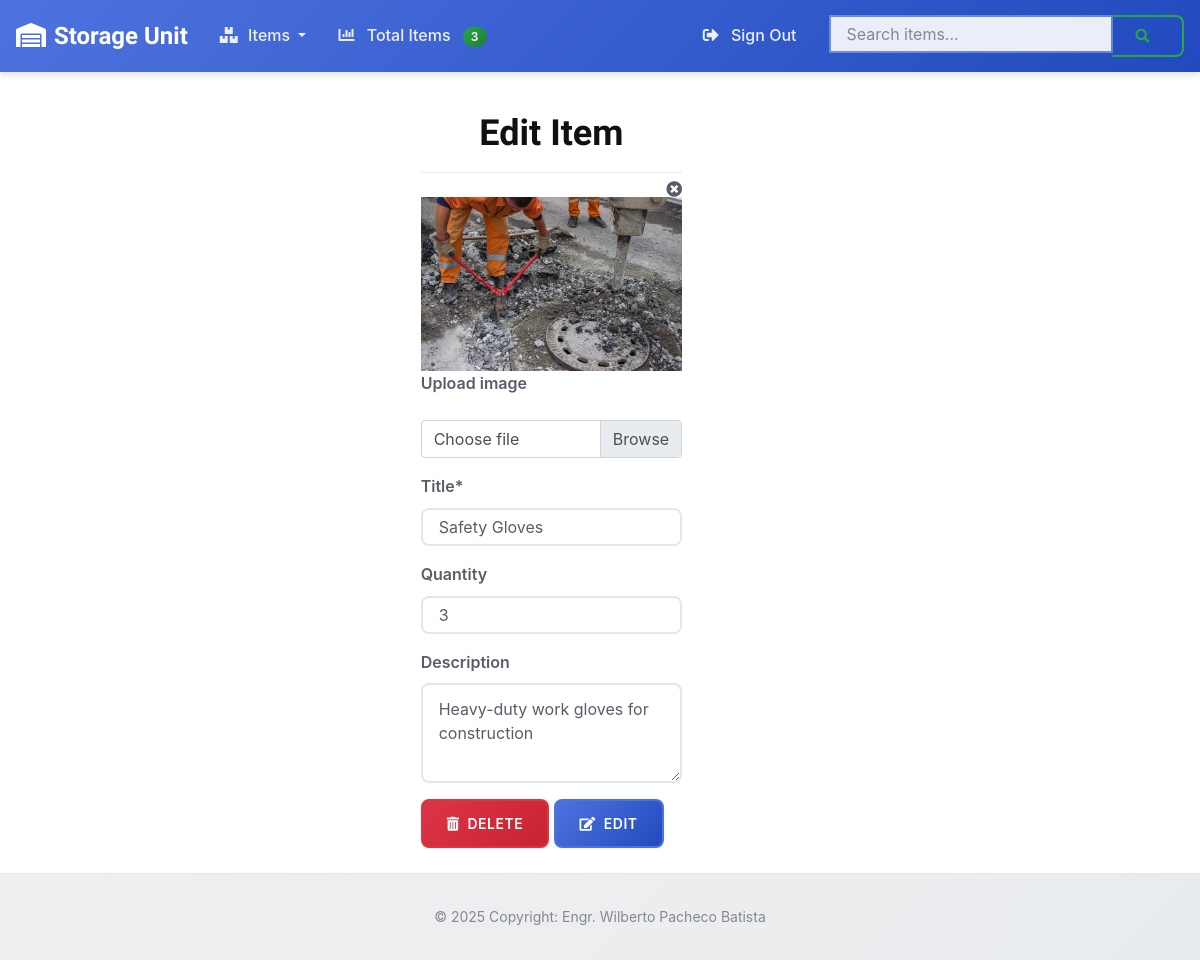
The page /index.php?script=editItem&id=3 (signed in) on the database its author committed.
### tables this page shows
CREATE TABLE items (
    id INT AUTO_INCREMENT PRIMARY KEY,
    title VARCHAR(255) NOT NULL,
    description TEXT,
    qty INT DEFAULT 1,
    user_id INT NOT NULL,
    category_id INT NULL,
    location_id INT NULL,
    img VARCHAR(255),
    created_at TIMESTAMP DEFAULT CURRENT_TIMESTAMP,
    updated_at TIMESTAMP DEFAULT CURRENT_TIMESTAMP ON UPDATE CURRENT_TIMESTAMP,
    FOREIGN KEY (user_id) REFERENCES users(id) ON DELETE CASCADE,
    FOREIGN KEY (category_id) REFERENCES categories(id) ON DELETE SET NULL,
    FOREIGN KEY (location_id) REFERENCES locations(id) ON DELETE SET NULL,
    INDEX idx_user_id (user_id),
    INDEX idx_title (title),
    INDEX idx_category_id (category_id),
    INDEX idx_location_id (location_id)
);

### app/Controllers/ItemController.php (called while the page is built, shortened)
<?php
class ItemController
{
    public function getItemById($itemId, $conn)
    {
        try {
            $connection = $conn->getConnection();
            $sql = "SELECT * FROM items WHERE id = :id";
            $stmt = $connection->prepare($sql);
            $stmt->bindParam(':id', $itemId);
            $stmt->execute();
            $item = $stmt->fetch();
            return $item ? [$item] : [];
        } catch (\Exception $e) {
            return [];
        }
    }
}

### resources/views/items/editItem.php (the view, shortened to what this page needs)
<div class="container mt-3 mb-3">
    <div class="row">
        <?php
if (isset($_GET['id'])):
    $item_id = $_GET['id'];
    $controller = new \StorageUnit\Controllers\ItemController;
    $conn = new \StorageUnit\Database\Connection;
    $item = $controller->getItemById($item_id, $conn);
    ?>
        <div class="col-md-3 offset-md-4">
        <h1 class="text-center" style="color: #111; font-family: 'Rancho', serif; font-weight: bolder;">Edit Item</h1>
        <div class="dropdown-divider"></div>
            <form method="post" enctype="multipart/form-data" action="<?=$_SERVER['PHP_SELF']?>?script=editItem&id=<?=$item[0]['id']?>">
                <?php
    if (isset($item[0]['img'])):
    ?>
    <div style="position: relative;" class="image-del-container">
                <i class="fas fa-times-circle float-right delete_img" title="Delete image"></i>
                <img src="/uploads/<?=$item[0]['img']?>" class="img-fluid edit_img" alt="<?=$item[0]['title']?>" />
    </div>
                <?php
endif;
?>
                <div class="form-group">
                    <label for="description">Upload image</label>
                </div>
                <div class="input-group mb-3">
                    <div class="custom-file">
                        <label style="overflow: hidden;" class="custom-file-label" for="inputGroupFile03">Choose file</label>
                    </div>
                </div>
                <div class="form-group">
                    <label for="title">Title*</label>
                    <input type="text" class="form-control" name="title" id="title" value="<?=$item[0]['title']?>" />
                </div>
                <div class="form-group">
                    <label for="qty">Quantity</label>
                    <input type="number" class="form-control" name="qty" id="qty" value="<?=$item[0]['qty']?>" />
                </div>
                <div class="form-group">
                    <label for="description">Description</label>
                    <textarea class="form-control" name="description" id="description" rows="3"><?=$item[0]['description']?></textarea>
                </div>
                <button class="btn btn-danger" type="submit" name="btn_delete">
                <i class="fas fa-trash-alt"></i>
                Delete
                </button>
                <button class="btn btn-primary" type="submit" name="btn_submit">
                <i class="fas fa-edit"></i>
                Edit
                </button>
            </form>
        </div>
        <?php
endif;
?>
    </div>
</div>

### public/css/style.css (style rules this page uses)
:root { --primary-color: #4e73df; --primary-dark: #224abe; --primary-darker: #1e3a8a; --primary-light: #6c7ce7; --success-color: #28a745; --success-dark: #1e7e34; --success-darker: #155724; --danger-color: #dc3545; --danger-dark: #c82333; --danger-darker: #bd2130; --warning-color: #ffc107; --warning-dark: #e0a800; --info-color: #17a2b8; --info-dark: #138496; --light-color: #f8f9fc; --dark-color: #5a5c69; --muted-color: #858796; --border-color: #e3e6f0; --bg-primary: #ffffff; --bg-secondary: #f8f9fc; --bg-tertiary: #efefef; --bg-overlay: rgba(255, 255, 255, 0.5); --font-primary: 'Inter', -apple-system, BlinkMacSystemFont, 'Segoe UI', Roboto, sans-serif; --font-display: 'Rancho', serif; --font-mono: 'Fira Code', 'Monaco', 'Consolas', monospace; --text-xs: 0.75rem; --text-sm: 0.875rem; --text-base: 1rem; --text-lg: 1.125rem; --text-xl: 1.25rem; --text-2xl: 1.5rem; --text-3xl: 1.875rem; --text-4xl: 2.25rem; --text-5xl: 3rem; --space-1: 0.25rem; --space-2: 0.5rem; --space-3: 0.75rem; --space-4: 1rem; --space-5: 1.25rem; --space-6: 1.5rem; --space-8: 2rem; --space-10: 2.5rem; --space-12: 3rem; --space-16: 4rem; --space-20: 5rem; --radius-sm: 0.25rem; --radius-md: 0.375rem; --radius-lg: 0.5rem; --radius-xl: 0.75rem; --radius-2xl: 1rem; --radius-full: 9999px; --shadow-sm: 0 1px 2px rgba(0, 0, 0, 0.05); --shadow-md: 0 4px 6px rgba(0, 0, 0, 0.1); --shadow-lg: 0 10px 15px rgba(0, 0, 0, 0.1); --shadow-xl: 0 20px 25px rgba(0, 0, 0, 0.1); --shadow-2xl: 0 25px 50px rgba(0, 0, 0, 0.25); --transition-fast: 0.15s ease; --transition-normal: 0.3s ease; --transition-slow: 0.5s ease; --z-dropdown: 1000; --z-sticky: 1020; --z-fixed: 1030; --z-modal-backdrop: 1040; --z-modal: 1050; --z-popover: 1060; --z-tooltip: 1070; }
*, *::before, *::after { box-sizing: border-box; }
html { height: 100%; font-size: 16px; line-height: 1.6; -webkit-text-size-adjust: 100%; -webkit-font-smoothing: antialiased; -moz-osx-font-smoothing: grayscale; }
body { margin: 0; padding: 0; min-height: 100vh; font-family: var(--font-primary); font-size: var(--text-base); line-height: 1.6; color: var(--dark-color); background-color: var(--bg-primary); position: relative; padding-bottom: 6rem; }
h1, h2, h3, h4, h5, h6 { margin: 0 0 var(--space-4) 0; font-family: var(--font-display); font-weight: 700; line-height: 1.2; color: var(--dark-color); }
h1 { font-size: var(--text-4xl); }
.container { width: 100%; max-width: 1200px; margin: 0 auto; padding: 0 var(--space-4); }
.btn { display: inline-flex; align-items: center; justify-content: center; padding: var(--space-3) var(--space-6); font-size: var(--text-sm); font-weight: 600; line-height: 1.5; text-align: center; text-decoration: none; vertical-align: middle; cursor: pointer; user-select: none; border: 2px solid transparent; border-radius: var(--radius-lg); transition: var(--transition-normal); position: relative; overflow: hidden; text-transform: uppercase; letter-spacing: 0.5px; min-height: 2.5rem; }
.btn i { margin-right: var(--space-2); font-size: var(--text-sm); }
.btn-primary { background: linear-gradient(135deg, var(--primary-color) 0%, var(--primary-dark) 100%); color: white; border-color: var(--primary-color); box-shadow: var(--shadow-sm); }
.btn-danger { background: linear-gradient(135deg, var(--danger-color) 0%, var(--danger-dark) 100%); color: white; border-color: var(--danger-color); box-shadow: var(--shadow-sm); }
.form-control { display: block; width: 100%; padding: var(--space-3) var(--space-4); font-size: var(--text-base); font-weight: 400; line-height: 1.5; color: var(--dark-color); background-color: var(--bg-primary); border: 2px solid var(--border-color); border-radius: var(--radius-lg); transition: var(--transition-normal); }
.form-control::placeholder { color: var(--muted-color); opacity: 1; }
.input-group { position: relative; display: flex; flex-wrap: wrap; align-items: stretch; width: 100%; }
label { display: inline-block; margin-bottom: var(--space-2); font-weight: 600; color: var(--dark-color); }
.text-center { text-align: center; }
.mb-3 { margin-bottom: var(--space-3); }
.mt-3 { margin-top: var(--space-3); }

### rows shown on the page
items: img (picture), title "Safety Gloves", qty "3", description "Heavy-duty work gloves for construction"

### other values the page prints
$totalItems "3"
